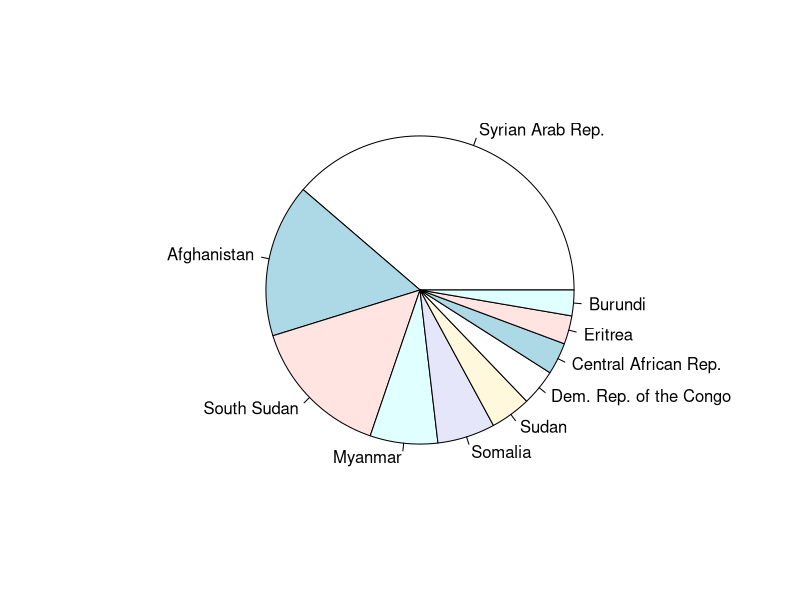
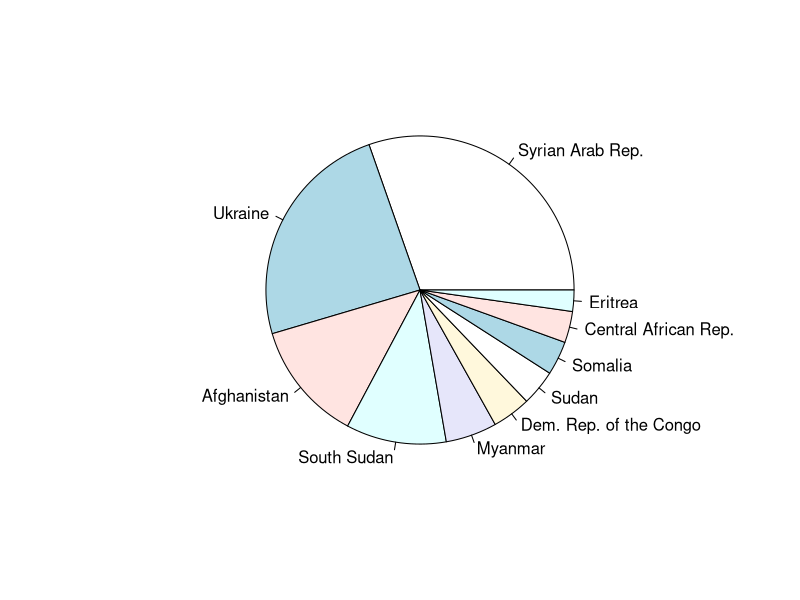
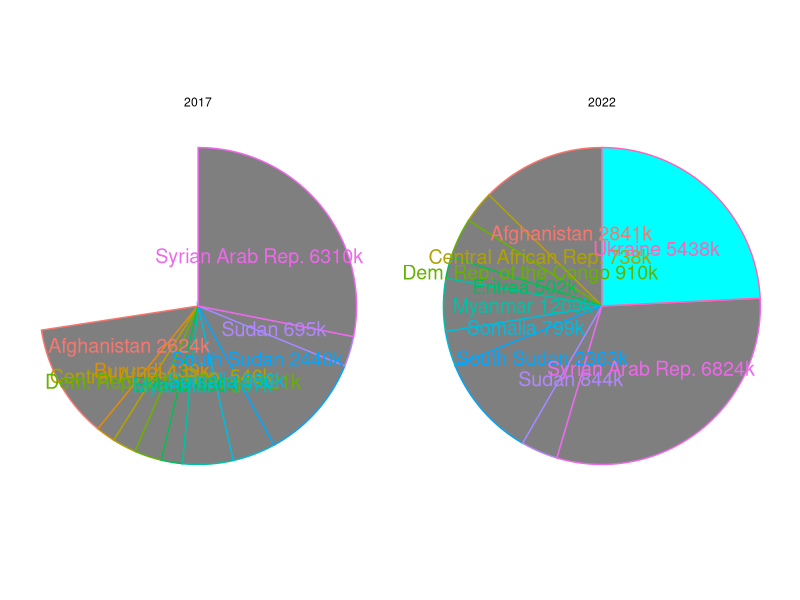

Here is the R script that generated these plots, in order:
#import library needed
library(ggplot2)
library(dplyr)
library(readr)
library(reshape2)
library(reshape)
library(tidyr)

#import global_copper_2020-.csv, global_energy_2020-.csv, global_iron_2020-csv, global_natural_gas_2020-.csv, global_sunflower_oil_2020-.csv, global_wheat_2020-.csv
#read in the data
refugee2022 <- read.csv("csv/population2022_.csv")
refugee2017 <- read.csv("csv/population2017_.csv")
head2017 <- head(refugee2017, 10)
head2017
pie(head2017$Refugees.under.UNHCR.s.mandate,
    labels = head2017$Country.of.origin)

head2022 <- head(refugee2022, 10)
head2022
pie(head2022$Refugees.under.UNHCR.s.mandate,
    labels = head2022$Country.of.origin)
merged_temp <- merge(head2017, head2022, all = TRUE)
merged_temp
library(ggplot2)


#plot it with country's name out of the chart. adjust font size to 10. round it up to 1000, paste k behind
ggplot(data = merged_temp, aes(x = " ", y = Refugees.under.UNHCR.s.mandate,
        group = Country.of.origin, colour = Country.of.origin, fill = Country.of.origin)) +
    geom_bar(width = 1, stat = "identity") +
    coord_polar("y", start = 0) +
    facet_grid(. ~ Year) + theme_void() +
    scale_fill_manual(values = c("Ukraine" = "cyan")) +
    geom_text(aes(label = paste0(Country.of.origin, " ",
        round(Refugees.under.UNHCR.s.mandate / 1000, 0), "k")), size = 5,
        position = position_stack(vjust = 0.5)) +
    theme(legend.position = "none")
